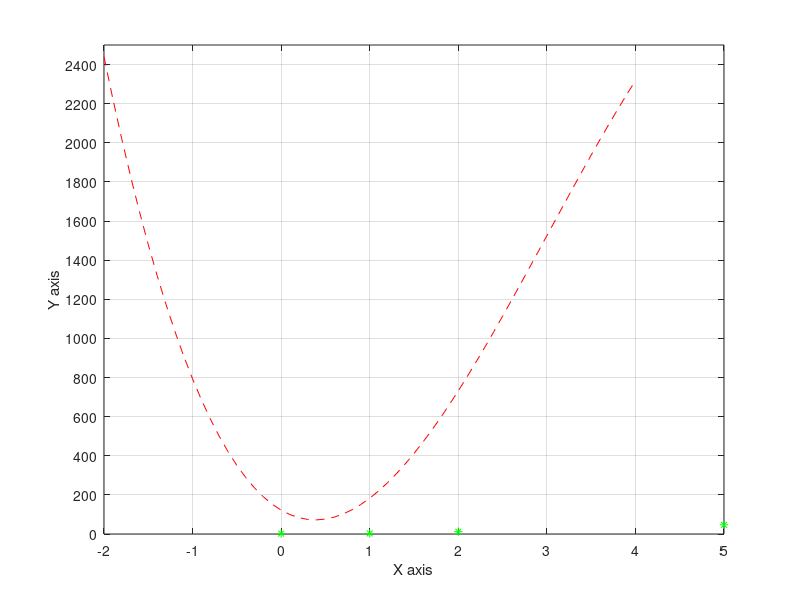

MATLAB code to generate this figure:
clc;
clear all;
X = [0 , 1 , 2 , 5];
Y = [2 , 3 , 12 , 47];
n = length(X);
sum  = 0;
x = [-2:0.1:4];
[x_value,x_len] = size(x);
for i = 1:x_len
    for i = 1:n
        proc = 1;
        for j = 1:n
            if j ~= i
                proc = proc .* (x - X(j))/(X(i) - X(j));
            end
        end
    sum = sum + proc.*Y(i);
end
    plot(x,sum,'--r',X,Y,'*g'),grid;
    xlabel('X axis');
    ylabel('Y axis');
    xticks(-4:1:10);
    yticks(0:200:3000);
end
